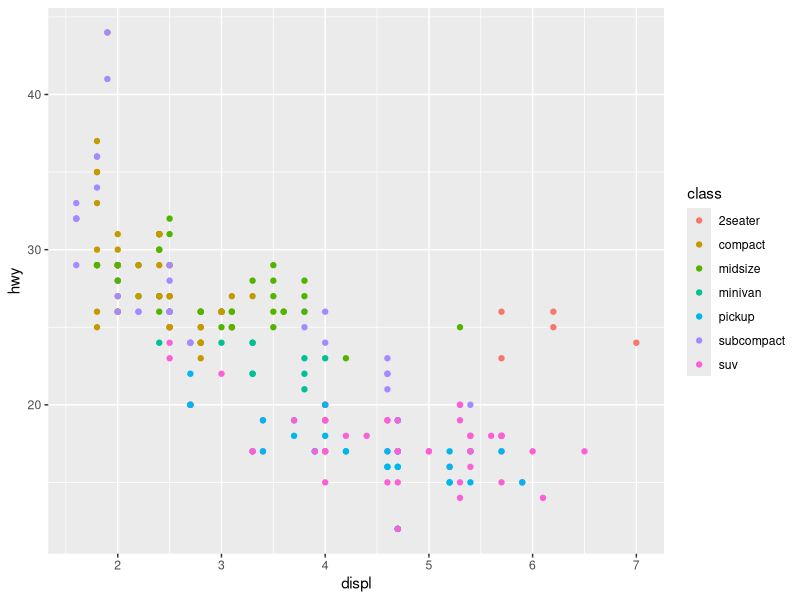
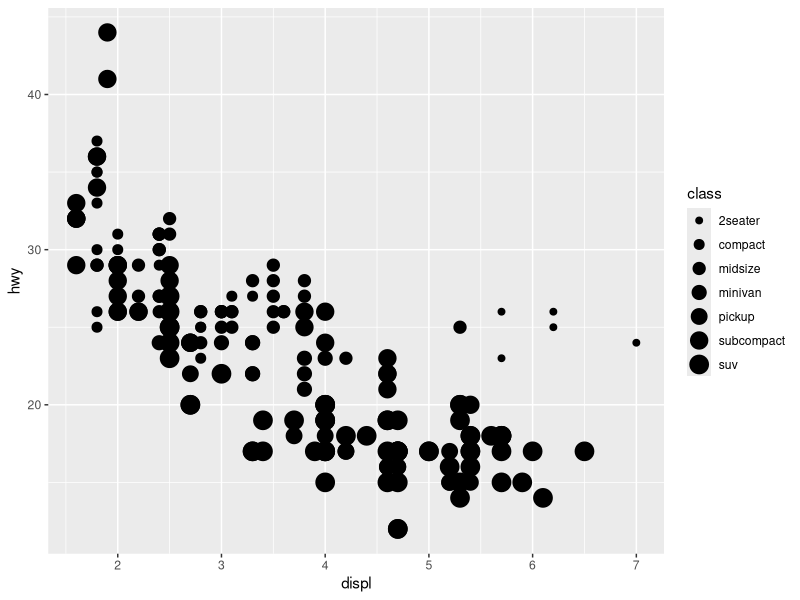
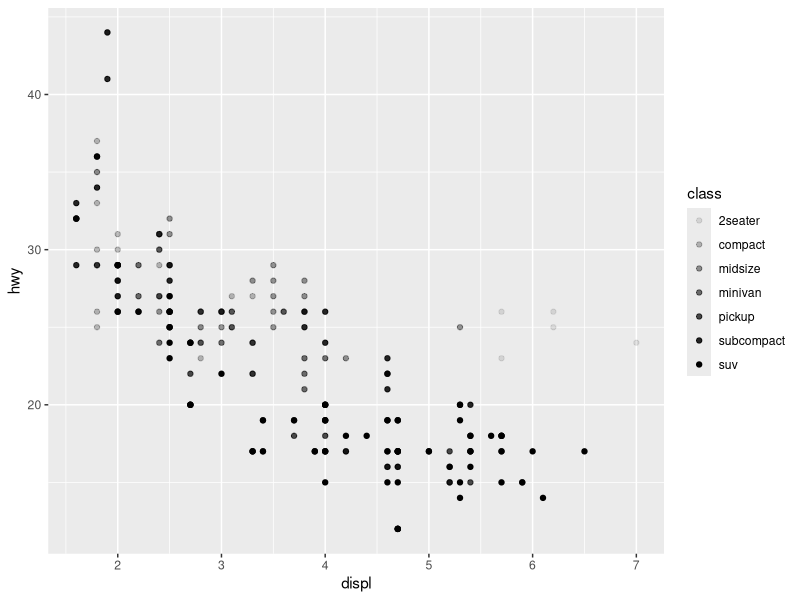
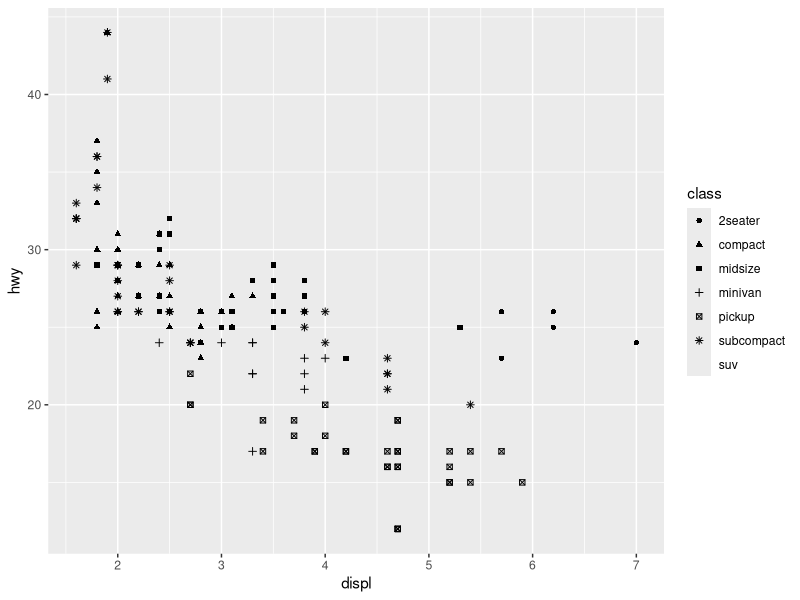
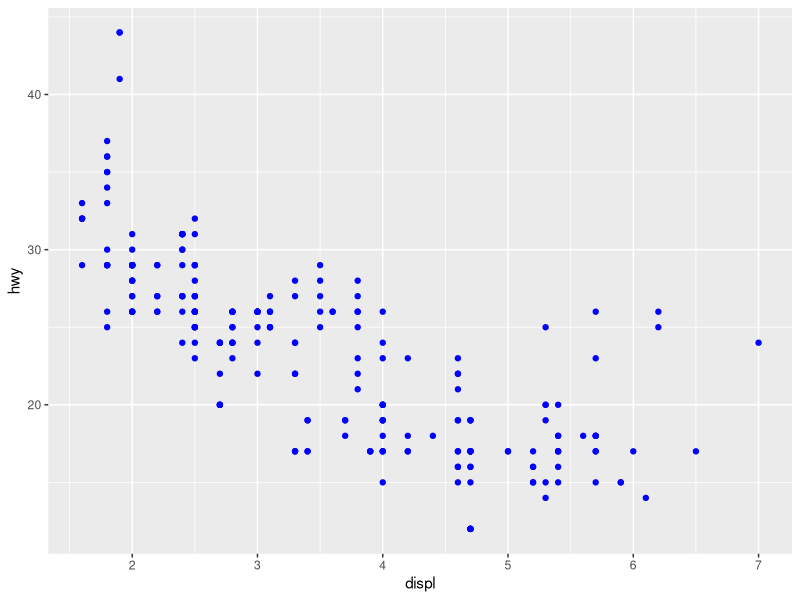
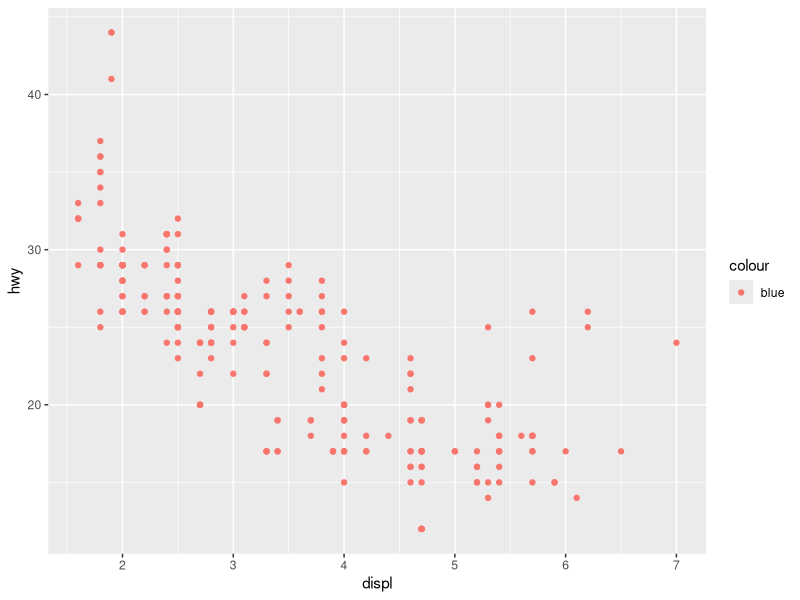
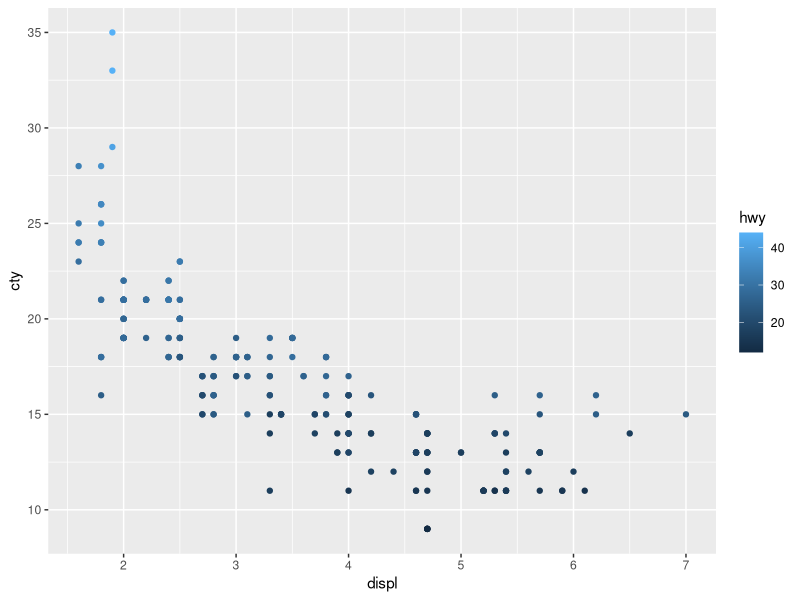
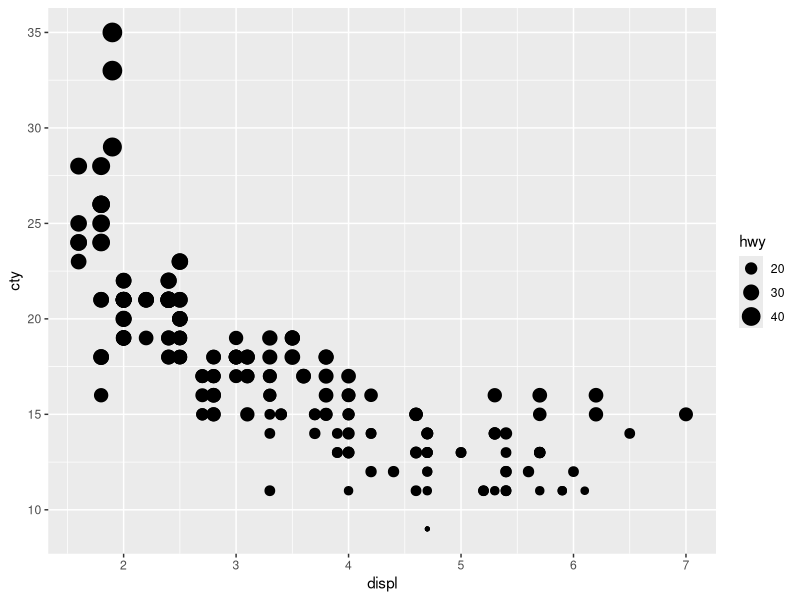

Write R code to recreate these figures, in order. (Note: this script raises an error after producing the figures.)
## ---- chunk 1
library(tidyverse)
## ---- chunk 2
ggplot(data = mpg) + geom_point(mapping = aes(x=displ,y=hwy,color = class))
## ---- chunk 3
ggplot(data = mpg) + geom_point(mapping = aes(x=displ,y=hwy,size = class))
## ---- chunk 4
ggplot(data = mpg) + geom_point(mapping = aes(x=displ,y=hwy,alpha = class))
## ---- chunk 5
ggplot(data = mpg) + geom_point(mapping = aes(x=displ,y=hwy,shape = class))
## ---- chunk 6
ggplot(data = mpg) + geom_point(mapping = aes(x=displ,y=hwy),color = "blue")
## ---- chunk 7
ggplot(data = mpg) + geom_point(mapping = aes(x=displ,y=hwy,color = "blue"))
## ---- chunk 8
?mpg
summary(mpg)
## ---- chunk 9
ggplot(data = mpg) + geom_point(aes(x=displ, y = cty, color = hwy))
## ---- chunk 10
ggplot(data = mpg) + geom_point(aes(x=displ, y = cty, size = hwy))
## ---- chunk 11
#| error: true
ggplot(data = mpg) + geom_point(aes(x=displ, y = cty, shape = hwy))
## ---- chunk 12
ggplot(data = mpg) + geom_point(aes(x=displ, y = displ, color = displ, size = displ))
## ---- chunk 13
ggplot(data = mpg) + geom_point(aes(x=displ, y = cty, stroke = hwy))
## ---- chunk 14
#| error: true
ggplot(data = mpg) + geom_point(aes(x=displ, y = cty, stroke = class))
## ---- chunk 15
ggplot(data = mpg) + geom_point(aes(x=displ, y = displ, color = displ < 5, size = displ))
